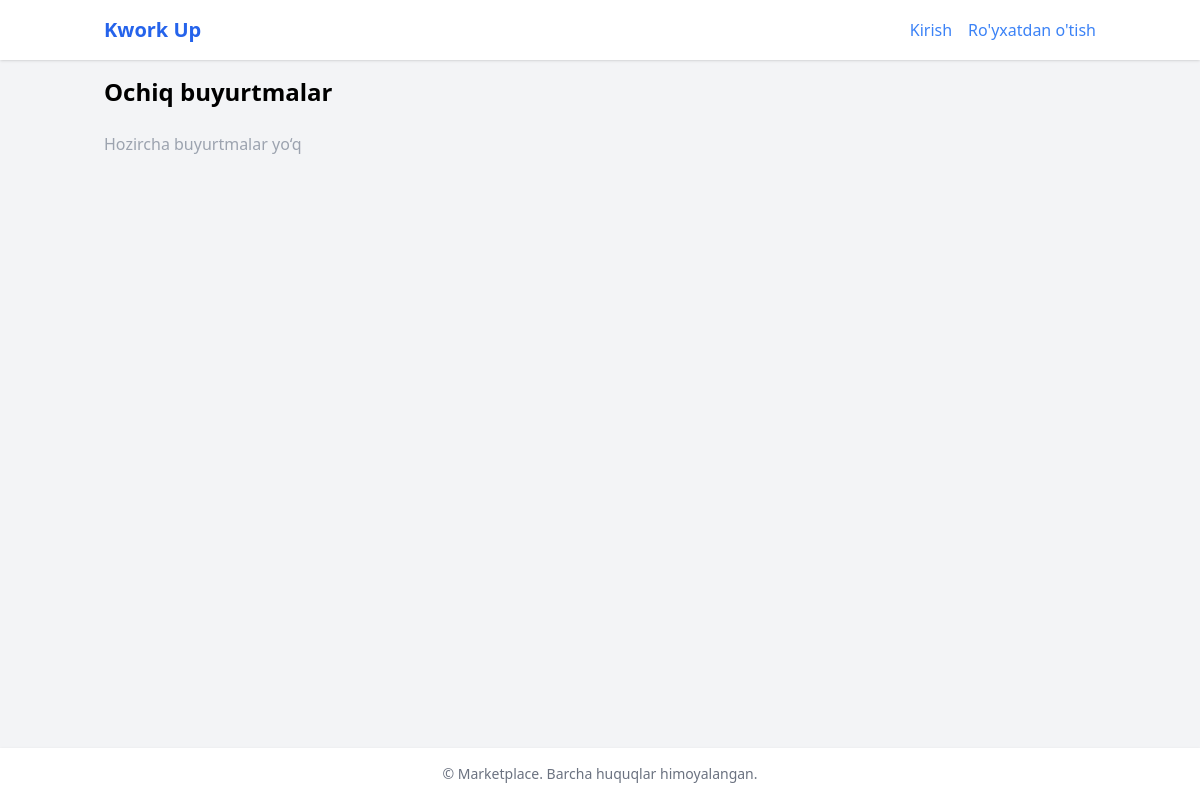
The app's page /, older data.
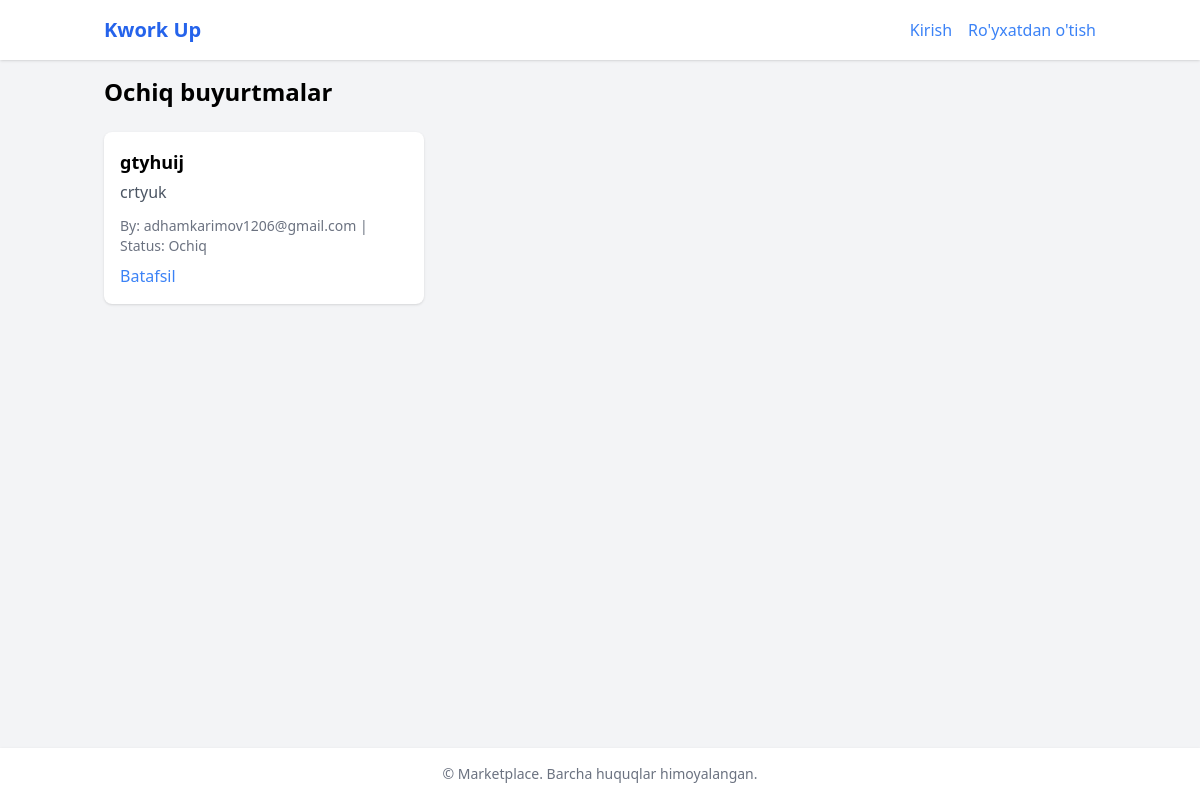
The same page, newer data.
### marketplace/models.py (models this page shows, shortened)
class Order(models.Model):
    class Status(models.TextChoices):
        OPEN           = 'OPEN',           'Ochiq'
        IN_NEGOTIATION = 'IN_NEGOTIATION', 'Kelishilmoqda'
        IN_PROGRESS    = 'IN_PROGRESS',    'Jarayonda'
        COMPLETED      = 'COMPLETED',      'Tugatilgan'
        DELAYED        = 'DELAYED',        'Kechikkan'
        CANCELLED      = 'CANCELLED',      'Bekor qilingan'
    client         = models.ForeignKey(
        settings.AUTH_USER_MODEL,
        on_delete=models.CASCADE,
        related_name='orders'
    )
    assigned_freelancer = models.ForeignKey(
        settings.AUTH_USER_MODEL,
        on_delete=models.SET_NULL,
        null=True, blank=True,
        related_name='assigned_orders'
    )
    title          = models.CharField(max_length=255)
    description    = models.TextField()
    initial_budget = models.DecimalField(max_digits=12, decimal_places=2)
    final_price    = models.DecimalField(max_digits=12, decimal_places=2, null=True, blank=True)
    status         = models.CharField(max_length=20, choices=Status.choices, default=Status.OPEN)
    deadline       = models.DateTimeField(null=True, blank=True)
    tags           = models.ManyToManyField(Tag, blank=True, related_name='orders')
    created_at     = models.DateTimeField(auto_now_add=True)
    updated_at     = models.DateTimeField(auto_now=True)
    class Meta:
        ordering = ['-created_at']

### accounts/models.py (models this page shows, shortened)
class User(AbstractUser):
    class Role(models.TextChoices):
        CLIENT     = 'CLIENT',     'Mijoz'
        FREELANCER = 'FREELANCER', 'Frilanser'
    email     = models.EmailField(unique=True)
    full_name = models.CharField(max_length=255)
    role      = models.CharField(max_length=20, choices=Role.choices)
    avatar    = models.ImageField(upload_to='avatars/', null=True, blank=True)
    USERNAME_FIELD  = 'email'
    REQUIRED_FIELDS = ['username', 'full_name', 'role']

### marketplace/views.py (the view)
# urls.py: path('', views.OrderListView.as_view(), name='order_list'),
class OrderListView(View):
    def get(self, request):
        orders = Order.objects.filter(status=Order.Status.OPEN).select_related('client')
        query = request.GET.get('q', '').strip()
        if query:
            orders = orders.filter(
                Q(title__icontains=query) | Q(description__icontains=query)
            )
        tag_id = request.GET.get('tag')
        if tag_id:
            orders = orders.filter(tags__id=tag_id)
        min_budget = request.GET.get('min_budget')
        max_budget = request.GET.get('max_budget')
        if min_budget:
            orders = orders.filter(initial_budget__gte=min_budget)
        if max_budget:
            orders = orders.filter(initial_budget__lte=max_budget)
        tags = Tag.objects.all()
        context = {
            'orders': orders,
            'tags': tags,
            'query': query,
            'selected_tag': tag_id,
        }
        return render(request, 'marketplace/order_list.html', context)

### templates/marketplace/order_list.html (shortened to what this page needs)
{% extends 'base.html' %}
{% block content %}
<div class="flex justify-between items-center mb-6">
    <h1 class="text-2xl font-bold">Ochiq buyurtmalar</h1>
</div>
<div class="grid md:grid-cols-2 lg:grid-cols-3 gap-4">
    {% for order in orders %}
        <div class="bg-white rounded-lg shadow p-4 flex flex-col justify-between">
            <div>
                <h2 class="font-bold text-lg">{{ order.title }}</h2>
                <p class="text-gray-600 mt-1">{{ order.description|truncatechars:100 }}</p>
            </div>
            <div class="mt-3 text-sm text-gray-500">
                By: {{ order.client.username }} | Status: {{ order.get_status_display }}
            </div>
            <a href="{% url 'marketplace:order_detail' order.pk %}" class="mt-2 text-blue-500 hover:underline">Batafsil</a>
        </div>
    {% empty %}
        <p class="text-gray-400 col-span-full">Hozircha buyurtmalar yo‘q</p>
    {% endfor %}
</div>
{% endblock %}

### templates/base.html (shortened to what this page needs)
<!DOCTYPE html>
<html lang="uz">
<head>
    <script src="https://cdn.tailwindcss.com"></script>
</head>
<body class="bg-gray-100 font-sans flex flex-col min-h-screen">
    <header class="bg-white shadow">
        <div class="container mx-auto flex justify-between items-center p-4">
            <a href="{% url 'marketplace:order_list' %}" class="text-xl font-bold text-blue-600">Kwork Up</a>
            <nav class="flex gap-4 items-center">
                {% if request.user.is_authenticated %}
                    <div class="relative">
                        <a href="{% url 'notifications:list' %}" class="flex items-center">
                            <svg class="w-6 h-6 text-gray-700 hover:text-blue-500" fill="none" stroke="currentColor" viewBox="0 0 24 24">
                                <path stroke-linecap="round" stroke-linejoin="round" stroke-width="2"
                                      d="M15 17h5l-1.405-1.405A2.032 2.032 0 0118 14V11c0-3.866-3.582-7-8-7S2 7.134 2 11v3c0 .386-.147.756-.395 1.045L0 17h5m10 0v1a3 3 0 01-6 0v-1m6 0H9"/>
                            </svg>
                            {% if request.user.is_authenticated %}
                                {% if request.user.unread_notifications_count > 0 %}
                                    <span class="absolute -top-1 -right-1 bg-red-500 text-white text-xs rounded-full px-1">
                                        {{ request.user.unread_notifications_count }}
                                    </span>
                                {% endif %}
                            {% endif %}
                        </a>
                    </div>
                    <div class="relative">
                        <button id="profileMenuButton" class="flex items-center gap-2 text-gray-700 hover:text-blue-500 focus:outline-none">
                            {{ request.user.username }}
                            <svg class="w-4 h-4" fill="none" stroke="currentColor" viewBox="0 0 24 24">
                                <path stroke-linecap="round" stroke-linejoin="round" stroke-width="2" d="M19 9l-7 7-7-7"/>
                            </svg>
                        </button>
                        <div id="profileMenu" class="hidden absolute right-0 mt-2 w-48 bg-white border rounded shadow-lg py-2 z-50">
                            <a href="{% url 'accounts:profile' %}" class="block px-4 py-2 text-gray-700 hover:bg-gray-100">Profil</a>
                            <a href="{% url 'accounts:logout' %}" class="block px-4 py-2 text-gray-700 hover:bg-gray-100">Chiqish</a>
                        </div>
                    </div>
                    <script>
                        const btn = document.getElementById('profileMenuButton');
                        const menu = document.getElementById('profileMenu');
                        btn.addEventListener('click', () => menu.classList.toggle('hidden'));
                    </script>
                {% else %}
                    <a href="{% url 'accounts:login' %}" class="text-blue-500 hover:underline">Kirish</a>
                    <a href="{% url 'accounts:register' %}" class="text-blue-500 hover:underline">Ro'yxatdan o'tish</a>
                {% endif %}
            </nav>
        </div>
    </header>
    <main class="flex-1 container mx-auto p-4">
        {% block content %}{% endblock %}
    </main>
    <footer class="bg-white shadow mt-4">
        <div class="container mx-auto p-4 text-center text-gray-500 text-sm">
            &copy; {{ now.year }} Marketplace. Barcha huquqlar himoyalangan.
        </div>
    </footer>
</body>
</html>

Row changes from the older to the newer data that the page shows:
added Order: title "gtyhuij", description "crtyuk", client.username "adhamkarimov1206@gmail.com", status "Ochiq"
Text that changed along with them:
text no longer shown: "Hozircha buyurtmalar yo‘q"
